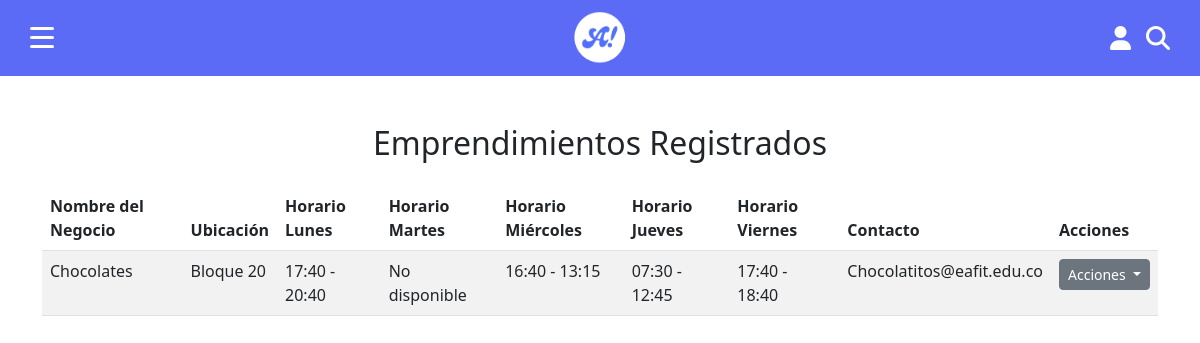
The app's page /emprendedores/, older data.
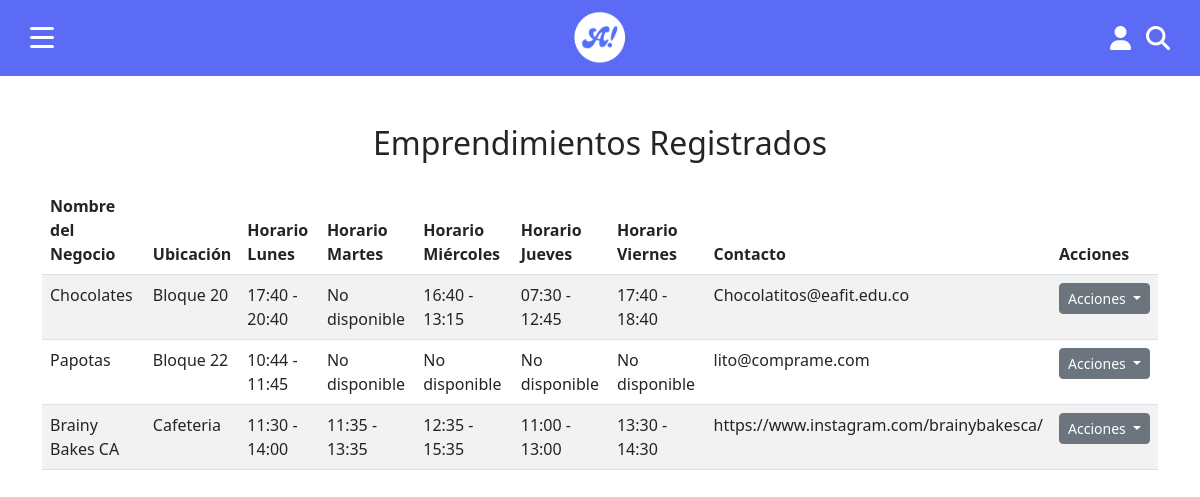
The same page, newer data.
### RegistroEmprendedores/models.py (models this page shows, shortened)
class Entrepreneur(models.Model):
    user = models.ForeignKey(settings.AUTH_USER_MODEL, on_delete=models.CASCADE, default=1)  # Replace 1 with a valid user ID
    business_name = models.CharField(max_length=255)  # Removed duplicate field
    location = models.CharField(max_length=255, blank=True, null=True)
    description = models.TextField(blank=True, null=True)
    lunes_inicio = models.TimeField(blank=True, null=True)
    lunes_fin = models.TimeField(blank=True, null=True)
    martes_inicio = models.TimeField(blank=True, null=True)
    martes_fin = models.TimeField(blank=True, null=True)
    miercoles_inicio = models.TimeField(blank=True, null=True)
    miercoles_fin = models.TimeField(blank=True, null=True)
    jueves_inicio = models.TimeField(blank=True, null=True)
    jueves_fin = models.TimeField(blank=True, null=True)
    viernes_inicio = models.TimeField(blank=True, null=True)
    viernes_fin = models.TimeField(blank=True, null=True)
    contact_info = models.CharField(max_length=255, blank=True, null=True)
    logo = models.ImageField(upload_to='logos/', blank=True, null=True)

### RegistroEmprendedores/views.py (the view)
# urls.py: path('emprendedores/', views.entrepreneur_list, name='entrepreneur_list'),
def entrepreneur_list(request):
    entrepreneurs = Entrepreneur.objects.prefetch_related('products')  # Use the correct related name
    return render(request, 'entrepreneur_list.html', {'entrepreneurs': entrepreneurs})

### RegistroEmprendedores/templates/entrepreneur_list.html (shortened to what this page needs)
{% load static %}
<!DOCTYPE html>
<html lang="es">
<head>
    <link href="https://cdn.jsdelivr.net/npm/bootstrap@5.3.0/dist/css/bootstrap.min.css" rel="stylesheet">
    <link rel="stylesheet" type="text/css" href="{% static 'cuentas/css/style.css' %}">
    <link rel="stylesheet" href="{% static 'negocios/css/carrusel.css' %}">
    <link rel="stylesheet" href="https://cdnjs.cloudflare.com/ajax/libs/font-awesome/6.4.2/css/all.min.css">
</head>
<body>
    <div class="top-bar">
        <div class="contenedor-izquierda">
            <div class="icono-menu" id="icono-menu">
                <div class="linea"></div>
                <div class="linea"></div>
                <div class="linea"></div>
            </div>
        </div>
        <img src="{% static 'cuentas/img/logo.png' %}" alt="Logo" class="logo">
        <div class="iconos-derecha">
            <i id="icono-usuario" class="fa-solid fa-user"></i>
            <i class="fa-solid fa-magnifying-glass"></i>
        </div>
    </div>
    <div class="container mt-5">
        <h2 class="text-center">Emprendimientos Registrados</h2>
        <table class="table table-striped mt-4">
            <thead>
                <tr>
                    <th>Nombre del Negocio</th>
                    <th>Ubicación</th>
                    <th>Horario Lunes</th>
                    <th>Horario Martes</th>
                    <th>Horario Miércoles</th>
                    <th>Horario Jueves</th>
                    <th>Horario Viernes</th>
                    <th>Contacto</th>
                    <th>Acciones</th>
                </tr>
            </thead>
            <tbody>
                {% for e in entrepreneurs %}
                    <tr>
                        <td>{{ e.business_name }}</td>
                        <td>{{ e.location }}</td>
                        <td>
                            {% if e.lunes_inicio and e.lunes_fin %}
                                {{ e.lunes_inicio|date:"H:i" }} - {{ e.lunes_fin|date:"H:i" }}
                            {% else %}
                                No disponible
                            {% endif %}
                        </td>
                        <td>
                            {% if e.martes_inicio and e.martes_fin %}
                                {{ e.martes_inicio|date:"H:i" }} - {{ e.martes_fin|date:"H:i" }}
                            {% else %}
                                No disponible
                            {% endif %}
                        </td>
                        <td>
                            {% if e.miercoles_inicio and e.miercoles_fin %}
                                {{ e.miercoles_inicio|date:"H:i" }} - {{ e.miercoles_fin|date:"H:i" }}
                            {% else %}
                                No disponible
                            {% endif %}
                        </td>
                        <td>
                            {% if e.jueves_inicio and e.jueves_fin %}
                                {{ e.jueves_inicio|date:"H:i" }} - {{ e.jueves_fin|date:"H:i" }}
                            {% else %}
                                No disponible
                            {% endif %}
                        </td>
                        <td>
                            {% if e.viernes_inicio and e.viernes_fin %}
                                {{ e.viernes_inicio|date:"H:i" }} - {{ e.viernes_fin|date:"H:i" }}
                            {% else %}
                                No disponible
                            {% endif %}
                        </td>
                        <td>{{ e.contact_info }}</td>
                        <td>
                            <div class="dropdown">
                                <button class="btn btn-secondary btn-sm dropdown-toggle" type="button" id="dropdownMenuButton{{ e.pk }}" data-bs-toggle="dropdown" aria-expanded="false">
                                    Acciones
                                </button>
                            </div>
                        </td>
                    </tr>
                {% endfor %}
            </tbody>
        </table>
    </div>
</body>
</html>

Row changes from the older to the newer data that the page shows:
added Entrepreneur: business_name "Papotas", location "Bloque 22", lunes_inicio "10:44", lunes_fin "11:45", shows "No disponible", contact_info "lito@comprame.com"
added Entrepreneur: business_name "Brainy Bakes CA", location "Cafeteria", lunes_inicio "11:30", lunes_fin "14:00", martes_inicio "11:35", martes_fin "13:35", miercoles_inicio "12:35", miercoles_fin "15:35", jueves_inicio "11:00", jueves_fin "13:00", viernes_inicio "13:30", viernes_fin "14:30", contact_info "https://www.instagram.com/brainybakesca/"
